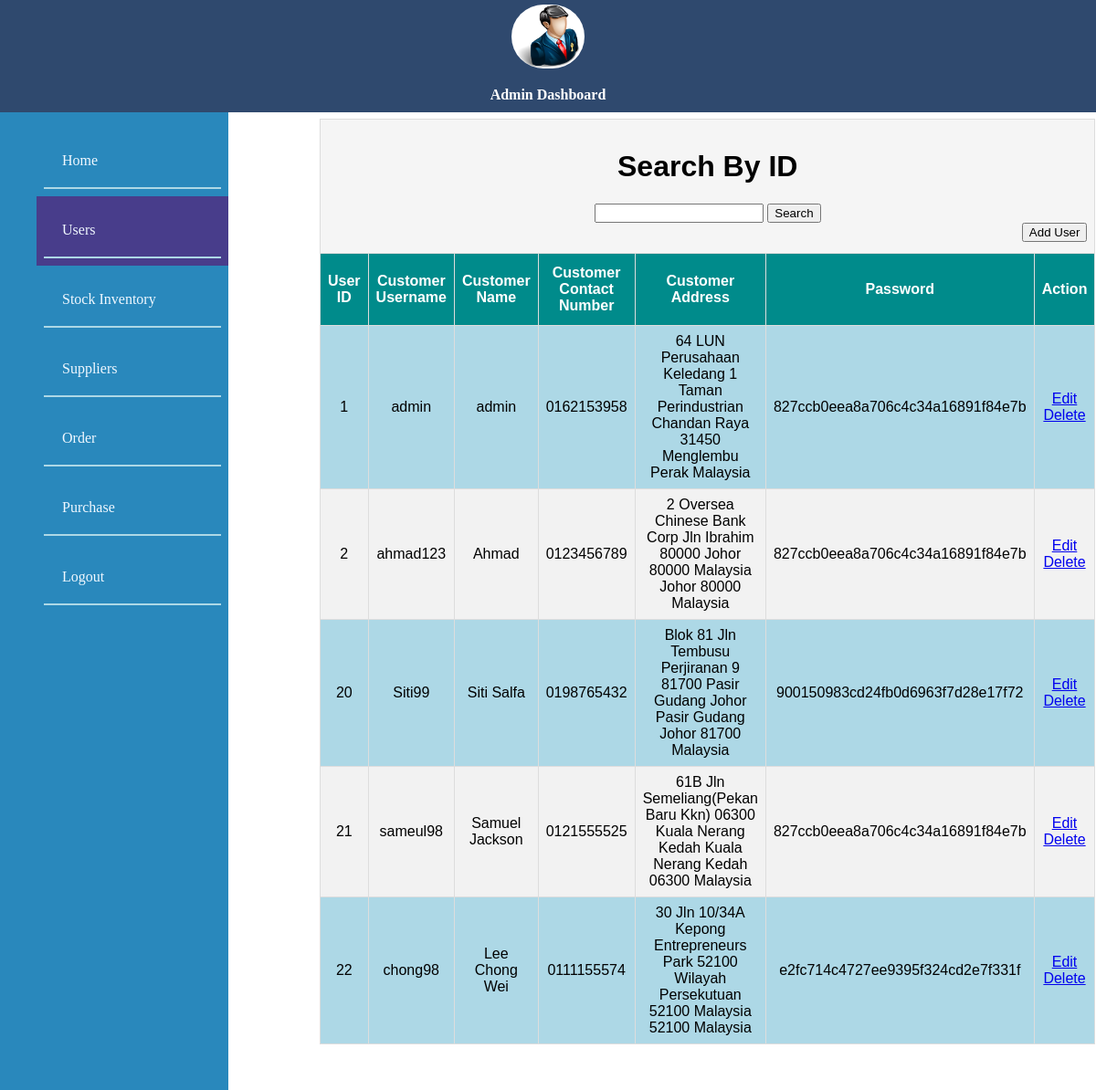
/users.php (signed in), run on the app's committed database.
### tables this page shows
CREATE TABLE `users` (
  `id` int(11) NOT NULL,
  `username` varchar(100) NOT NULL,
  `password` varchar(100) NOT NULL,
  `name` varchar(100) NOT NULL,
  `address` varchar(100) NOT NULL,
  `contact` varchar(100) NOT NULL
);

### users.php (the view, shortened to what this page needs)
<?php include('server.php') ?>
<!DOCTYPE html>
<html>
<head>
	<link rel="stylesheet" type="text/css" href="asset/css/style.css?<?php echo date('l jS \of F Y h:i:s A'); ?>">
	</head>
<body>
<div id="header">
	<center><img src="asset/img/admin.png" alt = "admin" id="adminlogo" width="80px" height="70px"><br> <p style="font-family:verdana;  font-weight: bolder;color: white;">Admin Dashboard</p></center>
	</div>
<div class="sidebar">
	<ul style="color: whitesmoke;">
		<a href="admin.php" style="text-decoration: none; color: aliceblue;"><li>Home</li></a>
		<a class="active" href="users.php" style="text-decoration: none; color: aliceblue;"><li>Users</li></a>
		<a href="inventory.php" style="text-decoration: none; color: aliceblue;"><li>Stock Inventory</li></a>
		<a href="suppliers.php" style="text-decoration: none; color: aliceblue;"><li>Suppliers</li></a>
		<a href="order.php" style="text-decoration: none; color: aliceblue;"><li>Order</li></a>
		<a href="purchase.php" style="text-decoration: none; color: aliceblue;"><li>Purchase</li></a>
		<a onclick="if (!confirm('Are you sure you want to logout?')) return false;" href="admin.php?logout='1'" style="text-decoration: none; color: aliceblue;"><li>Logout</li></a>
	</ul>
	</div>
<table style="margin-top: 130px;" id="user">
	<tr>
		<th style="background-color: whitesmoke; color:black;" colspan="7">
	<h1>Search By ID</h1>
<form action="" method="POST">
<input type="text" name="id">
<input type="submit" name="search" value="Search">
</form>
<form style="text-align: right;" action="newUser.php">
<input type="submit" value="Add User">
</form>
</th>
</tr>
<tr>
<th>User ID</th>
<th>Customer Username</th>
<th>Customer Name</th>
<th>Customer Contact Number</th>
<th>Customer Address</th>
<th>Password</th>
<th>Action</th>
</tr>
<?php
$sql = 'SELECT * from users';
$result = mysqli_query($db, $sql);
if (mysqli_num_rows($result) > 0) {
while($row = mysqli_fetch_assoc($result)) { ?>
<td>
<?php echo $row['id']; ?>
</td>
<td>
<?php echo $row['username']; ?>
</td>
<td>
<?php echo $row['name']; ?>
</td>
<td>
<?php echo $row['contact']; ?>
</td>
<td>
<?php echo $row['address']; ?>
</td>
<td>
<?php echo $row['password']; ?>
</td>
<td>
	<a href="editUser.php?id=<?php echo $row['id']; ?>">Edit</a>
	<a onclick="if (!confirm('Are you sure you want to delete this User?')) return false;" href="deleteUser.php?id=<?php echo $row['id']; ?>">Delete</a>
</td>
<?php
}
} else {
echo '0 results';
}
?>
</table>
	</body>
</html>

### asset/css/style.css (style rules this page uses)
body { margin: 0px; border:0px; }
img { margin-top: 5px; }
h2,h1 { text-align: center; }
#header { width: 100%; overflow: hidden; height: 123px; background: #2f496e; color: black; position: fixed; top: 0; }
.sidebar { margin: 0; padding: 0; width: 250px; background: #2988bc; position: fixed; height: 100%; overflow: auto; top: 123px; }
.sidebar a { display: block; color: black; padding: 8px; text-decoration: none; }
.sidebar a.active { background-color: darkslateblue; color: white; }
#adminlogo { background: white; border-radius: 50px; }
ul li { padding: 20px; border-bottom: 2px solid lightblue; list-style-type: none; }
table { font-family: Arial, Helvetica, sans-serif; border-collapse: collapse; width: 70%; text-align: center; margin-top: 20px; margin-left:350px; background-color: lightblue; margin-bottom: 50px; }
table td,th { border: 1px solid #ddd; padding: 8px; }
table tr:nth-child(even) { background-color: #f2f2f2; }
table th { padding-top: 12px; padding-bottom: 12px; text-align: center; background-color:darkcyan; color: white; }

### data on the page
users: id "1", username "admin", name "admin", contact "0162153958", address "64 LUN Perusahaan Keledang 1 Taman Perindustrian Chandan Raya 31450 Menglembu Perak Malaysia", password "827ccb0eea8a706c4c34a16891f84e7b"
users: id "2", username "ahmad123", name "Ahmad", contact "0123456789", address "2 Oversea Chinese Bank Corp Jln Ibrahim 80000 Johor 80000 Malaysia Johor 80000 Malaysia", password "827ccb0eea8a706c4c34a16891f84e7b"
users: id "20", username "Siti99", name "Siti Salfa", contact "0198765432", address "Blok 81 Jln Tembusu Perjiranan 9 81700 Pasir Gudang Johor Pasir Gudang Johor 81700 Malaysia", password "900150983cd24fb0d6963f7d28e17f72"
users: id "21", username "sameul98", name "Samuel Jackson", contact "0121555525", address "61B Jln Semeliang(Pekan Baru Kkn) 06300 Kuala Nerang Kedah Kuala Nerang Kedah 06300 Malaysia", password "827ccb0eea8a706c4c34a16891f84e7b"
users: id "22", username "chong98", name "Lee Chong Wei", contact "0111155574", address "30 Jln 10/34A Kepong Entrepreneurs Park 52100 Wilayah Persekutuan 52100 Malaysia 52100 Malaysia", password "e2fc714c4727ee9395f324cd2e7f331f"
